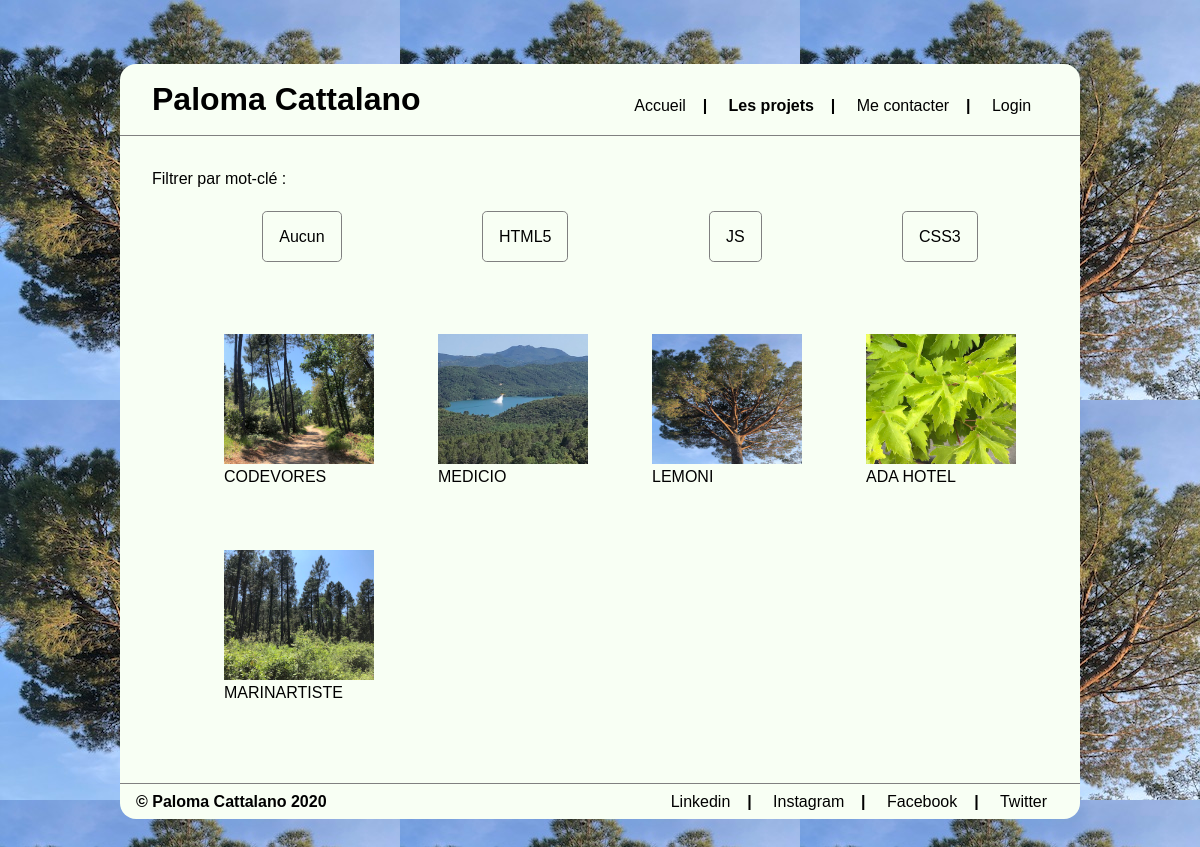
The app's page /projects.php with its own data.
### tables this page shows
CREATE TABLE `projects` (
  `id` int(11) NOT NULL,
  `title` varchar(100) DEFAULT NULL,
  `description` text,
  `url` text,
  `tag` text,
  `img` text,
  `priority` int(11) DEFAULT NULL,
  `date` date DEFAULT NULL
);

### projects.php (the view, shortened to what this page needs)
<?php
include_once 'db.php';
$query = $link -> query ("SELECT tag FROM projects");
$results = $query -> fetchAll();
$tags = array();
foreach($results as $result){
	$row_tags = explode('|',$result['tag']);
	foreach($row_tags as $tag){
		if(!array_key_exists(trim($tag), $tags)) {
			$tags[$tag] = 0;
		}
	}
}
$bodyContent = '<!>
<div class="tag">Filtrer par mot-clé&nbsp;:
	<ul>
		<li><a href="projects.php">Aucun</a></li>';
$keys = array_keys($tags);
foreach ($keys as $key){
	$bodyContent .=		'<li><a href="projects.php?tag='.$key.'">'.$key.'</a></li>';
	}
$bodyContent .=	'
	</ul>
</div>
';
if(isset($_GET['tag'])){
	$tag = $_GET['tag'];
}
else {
	$tag ='';
}
$query = $link -> query ("SELECT * FROM projects WHERE tag LIKE '%$tag%' ORDER BY priority DESC, date DESC, title ASC");
$results = $query -> fetchAll();
if(count($results) == 0){
	$bodyContent.='<p>Aucun résultat</p>';
}
else{
	$bodyContent.='<div class="menu_projet">
	<ul>';
	$orderedResults=array();
	foreach($results as $result){array_push($orderedResults,$result['id']);}
	foreach($results as $result){
		$images = explode('|',$result['img']);
		$image = $images[0];
	$bodyContent.='
	<li>
	<div class="space">
	<a href="project.php?id='.$result['id'].'&list='.implode(",",$orderedResults).'">
	<img src="img/'.$image.'" width="150vw" height="130vh">
	<div class="legend">'.trim($result['title']).'</div>
	</a>
	</div>
	</li>';
	}
	$bodyContent.='
	</ul>
</div>
<!>
';
}
include_once "template.php";
?>

### css/template.css (style rules this page uses)
body { float:left; width: 80%; background-image: url(../img/site_img/super_pin.jpeg); margin: 8vh 10% 8vh 10%; font-family: Helvetica, sans-serif; }
.tag ul { display: flex; flex-direction: row; justify-content: space-around; list-style: none; margin-top: 5vh; }
.tag a { color: black; text-decoration: none; border: 0.1vh solid grey; border-radius: 0.3em; padding: 2vh; }
.menu_projet { display:flex; justify-content:center; width:100%; margin:0 auto; }
.menu_projet ul { list-style: none; display: flex; flex-direction: row; flex-wrap: wrap; margin-top: 5vh; }
.menu_projet .space { margin:2em; }
.space a { text-decoration: none; }
a .legend { color: black; text-decoration: none; }

### records on screen
projects: shows a picture, title "CODEVORES"
projects: img (picture), title "MEDICIO"
projects: img (picture), title "LEMONI"
projects: shows a picture, title "ADA HOTEL"
projects: img (picture), title "MARINARTISTE"

### other values on screen
$key "HTML5"
$key "JS"
$key "CSS3"
